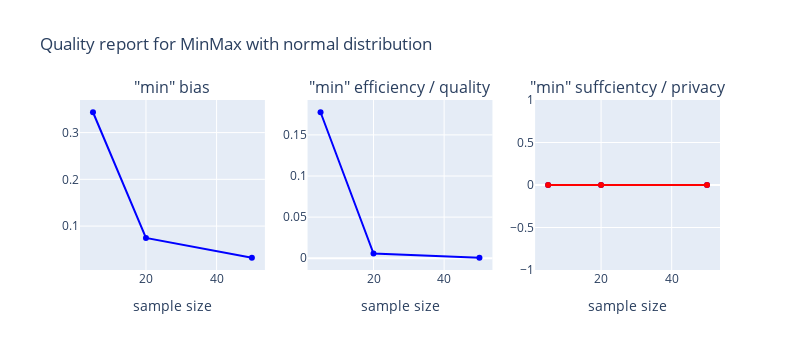
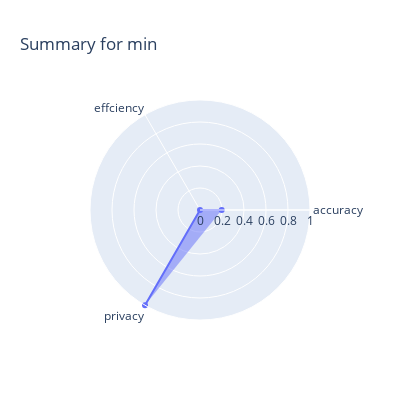
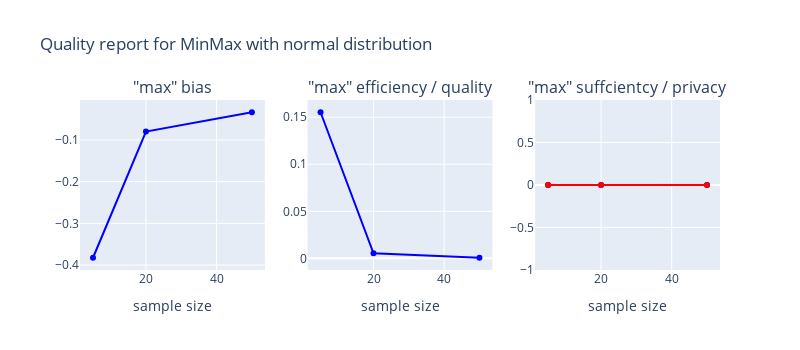
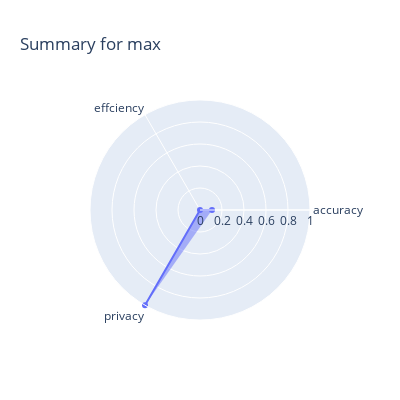

Here is the notebook cell these charts were saved with, in order:
### Code cell
estimator_ks = KolmogorovSmirnovTest("normalunit", "cdf")
estimator_min_max = MinMax()
estimator_mean = Mean()
estimator_kurtosis = Kurtosis()


# list_sample_size = [5, 10, 15, 20, 25, 50, 100]
list_sample_size = [5, 20, 50]
count_accuracy = 500
count_privacy = 50
print("Generate: report_min_max", flush=True)
report_min_max = evaluate_accuracy(
    estimator_min_max, one_sample_normal_high_res, list_sample_size, count_accuracy, count_privacy
)
print("Generate: report_mean", flush=True)
report_mean = evaluate_accuracy(
    estimator_mean, one_sample_normal_high_res, list_sample_size, count_accuracy, count_privacy
)
print("Generate: report_kurtosis", flush=True)
report_kurtosis = evaluate_accuracy(
    estimator_kurtosis, one_sample_normal_high_res, list_sample_size, count_accuracy, count_privacy
)
print("Generate: report_ks", flush=True)
report_ks = evaluate_accuracy(estimator_ks, one_sample_normal_high_res, list_sample_size, count_accuracy, count_privacy)


plot_report_estimator("MinMax with normal distribution", report_min_max)
plot_report_estimator("Mean with normal distribution", report_mean)
plot_report_estimator("Kurtosis with normal distribution", report_kurtosis)
plot_report_estimator("KolmogorovSmirnov with normal distribution", report_ks)


plot_estimator_comparrison(
    [
        (report_min_max, "min"),
        (report_min_max, "max"),
        (report_ks, "k_statistic"),
        (report_mean, "mean"),
        (report_kurtosis, "kurtosis"),
    ]
)

### Figure 1 — Plotly figure (JSON) as saved in the notebook; plotly's stock layout.template omitted (floating-point values rounded to 4 significant figures)
{"data": [{"line": {"color": "#0000ff"}, "type": "scatter", "x": [5, 20, 50], "xaxis": "x", "y": [0.3435, 0.07461, 0.03227], "yaxis": "y"}, {"line": {"color": "#0000ff"}, "type": "scatter", "x": [5, 20, 50], "xaxis": "x2", "y": [0.1775, 0.005725, 0.0005707], "yaxis": "y2"}, {"line": {"color": "#0000ff"}, "type": "scatter", "x": [5, 20, 50], "xaxis": "x3", "y": [0, 0, 0], "yaxis": "y3"}, {"line": {"color": "#ff0000"}, "type": "scatter", "x": [5, 20, 50], "xaxis": "x3", "y": [0, 0, 0], "yaxis": "y3"}], "layout": {"annotations": [{"font": {"size": 16}, "showarrow": false, "text": "\"min\" bias", "x": 0.1444, "xanchor": "center", "xref": "paper", "y": 1, "yanchor": "bottom", "yref": "paper"}, {"font": {"size": 16}, "showarrow": false, "text": "\"min\" efficiency / quality", "x": 0.5, "xanchor": "center", "xref": "paper", "y": 1, "yanchor": "bottom", "yref": "paper"}, {"font": {"size": 16}, "showarrow": false, "text": "\"min\" suffcientcy / privacy", "x": 0.8556, "xanchor": "center", "xref": "paper", "y": 1, "yanchor": "bottom", "yref": "paper"}], "height": 350, "showlegend": false, "title": {"text": "Quality report for MinMax with normal distribution"}, "width": 800, "xaxis": {"anchor": "y", "domain": [0, 0.2889], "title": {"text": "sample size"}}, "xaxis2": {"anchor": "y2", "domain": [0.3556, 0.6444], "title": {"text": "sample size"}}, "xaxis3": {"anchor": "y3", "domain": [0.7111, 1], "title": {"text": "sample size"}}, "yaxis": {"anchor": "x", "domain": [0, 1]}, "yaxis2": {"anchor": "x2", "domain": [0, 1]}, "yaxis3": {"anchor": "x3", "domain": [0, 1]}}}

### Figure 2 — Plotly figure (JSON) as saved in the notebook; plotly's stock layout.template omitted (floating-point values rounded to 4 significant figures)
{"data": [{"fill": "toself", "name": "min", "r": [0.1972, 0, 1], "theta": ["accuracy", "effciency", "privacy"], "type": "scatterpolar"}], "layout": {"height": 400, "polar": {"radialaxis": {"range": [0, 1], "visible": true}}, "showlegend": false, "title": {"text": "Summary for min"}, "width": 400}}

### Figure 3 — Plotly figure (JSON) as saved in the notebook; plotly's stock layout.template omitted (floating-point values rounded to 4 significant figures)
{"data": [{"line": {"color": "#0000ff"}, "type": "scatter", "x": [5, 20, 50], "xaxis": "x", "y": [-0.3825, -0.08002, -0.03358], "yaxis": "y"}, {"line": {"color": "#0000ff"}, "type": "scatter", "x": [5, 20, 50], "xaxis": "x2", "y": [0.1553, 0.00544, 0.0006621], "yaxis": "y2"}, {"line": {"color": "#0000ff"}, "type": "scatter", "x": [5, 20, 50], "xaxis": "x3", "y": [0, 0, 0], "yaxis": "y3"}, {"line": {"color": "#ff0000"}, "type": "scatter", "x": [5, 20, 50], "xaxis": "x3", "y": [0, 0, 0], "yaxis": "y3"}], "layout": {"annotations": [{"font": {"size": 16}, "showarrow": false, "text": "\"max\" bias", "x": 0.1444, "xanchor": "center", "xref": "paper", "y": 1, "yanchor": "bottom", "yref": "paper"}, {"font": {"size": 16}, "showarrow": false, "text": "\"max\" efficiency / quality", "x": 0.5, "xanchor": "center", "xref": "paper", "y": 1, "yanchor": "bottom", "yref": "paper"}, {"font": {"size": 16}, "showarrow": false, "text": "\"max\" suffcientcy / privacy", "x": 0.8556, "xanchor": "center", "xref": "paper", "y": 1, "yanchor": "bottom", "yref": "paper"}], "height": 350, "showlegend": false, "title": {"text": "Quality report for MinMax with normal distribution"}, "width": 800, "xaxis": {"anchor": "y", "domain": [0, 0.2889], "title": {"text": "sample size"}}, "xaxis2": {"anchor": "y2", "domain": [0.3556, 0.6444], "title": {"text": "sample size"}}, "xaxis3": {"anchor": "y3", "domain": [0.7111, 1], "title": {"text": "sample size"}}, "yaxis": {"anchor": "x", "domain": [0, 1]}, "yaxis2": {"anchor": "x2", "domain": [0, 1]}, "yaxis3": {"anchor": "x3", "domain": [0, 1]}}}

### Figure 4 — Plotly figure (JSON) as saved in the notebook; plotly's stock layout.template omitted (floating-point values rounded to 4 significant figures)
{"data": [{"fill": "toself", "name": "max", "r": [0.1093, 0, 1], "theta": ["accuracy", "effciency", "privacy"], "type": "scatterpolar"}], "layout": {"height": 400, "polar": {"radialaxis": {"range": [0, 1], "visible": true}}, "showlegend": false, "title": {"text": "Summary for max"}, "width": 400}}
